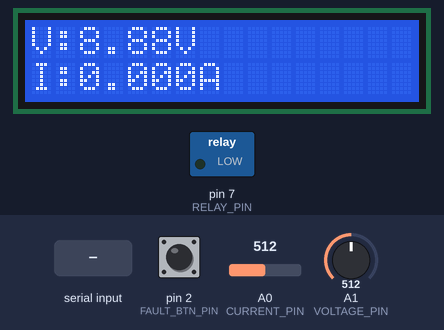
Bench run of a sketch on a simulated Arduino Uno, built with avr-gcc and run on an emulated ATmega328P. Shown: 16×2 character LCD, switched loads named in the sketch (green lamp = pin HIGH). The test bench sets the inputs (shaded band); at power-on: pin 2 (FAULT_BTN_PIN) HIGH, A0 (CURRENT_PIN) = 512, A1 (VOLTAGE_PIN) = 512. What the sketch prints to the serial monitor is not drawn.

Above: at 2.8 s.
2.9 s: pin 2 (FAULT_BTN_PIN) pulled LOW for 0.15 s
At 3.9 s:
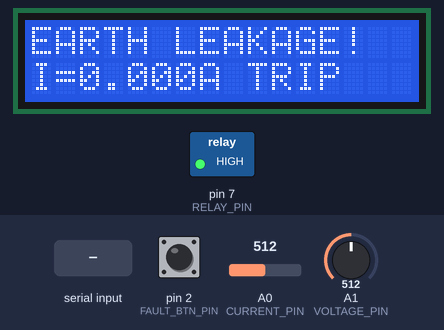
6.0 s: "R" received over Serial
At 7.7 s:
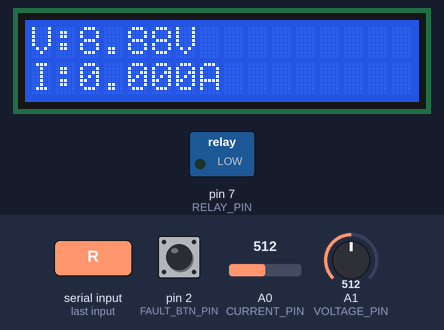
8.0 s: pin 2 (FAULT_BTN_PIN) pulled LOW for 1 s
At 9.4 s:
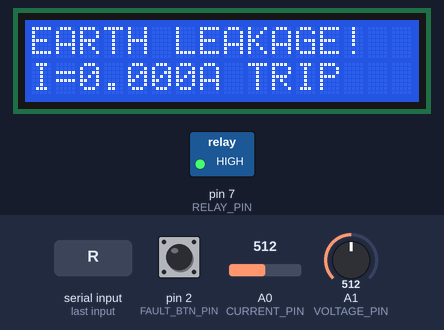
Timing chart, 0 to 11.0 s (numbered marks = the images above; inputs shaded):
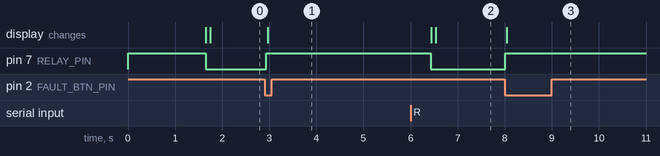

Measured:
- after the input at 2.9 s, pin 7 (RELAY_PIN): LOW → HIGH at once; the display: changes after 0.07 s (image 1)
- after the input at 6.0 s, pin 7 (RELAY_PIN): HIGH → LOW after 0.43 s; the display: first changes after 0.44 s (image 2 shows a later state)
- after the input at 8.0 s, pin 7 (RELAY_PIN): LOW → HIGH at once; the display: changes after 0.05 s (image 3)

The sketch:

smart_alcb.ino
```cpp
/* * Smart Earth Leakage Circuit Breaker (ELCB)
 * Arduino Uno - with Serial JSON output for Web Dashboard
 * * Connections:
 * - ACS712-05B -> A0 (185mV/A)
 * - Relay (Active-Low, NO) -> Pin 7
 * - 16x2 LCD I2C (0x27) -> SDA/SCL
 * - Fault Button -> Pin 2 (INPUT_PULLUP)
 * - Voltage Divider (12k / 4.7k) -> A1
 * - Reset Command from Serial -> 'R' character
 */

#include <Wire.h>
#include <LiquidCrystal_I2C.h>

// ... rest of your variables and setup() code here ...

// ── Pin Definitions ──────────────────────────────────────────────
#define RELAY_PIN       7
#define FAULT_BTN_PIN   2
#define CURRENT_PIN     A0
#define VOLTAGE_PIN     A1

// ── Constants ────────────────────────────────────────────────────
#define RELAY_ON        LOW
#define RELAY_OFF       HIGH
#define SAMPLES         200
#define VOLTAGE_MULT    3.553f
#define ACS_SENSITIVITY 0.185f   // V per Amp (185 mV/A)
#define AREF_VOLTAGE    5.0f
#define ADC_RESOLUTION  1024.0f
#define SERIAL_INTERVAL 500       // ms between JSON sends

// ── LCD ──────────────────────────────────────────────────────────
LiquidCrystal_I2C lcd(0x27, 16, 2);

// ── State ─────────────────────────────────────────────────────────
float   vzero        = 2.5f;
bool    faultState   = false;
float   tripCurrent  = 0.0f;
unsigned long tripTime = 0;
unsigned long lastSerial = 0;

// ── Setup ─────────────────────────────────────────────────────────
void setup() {
  Serial.begin(9600);

  pinMode(RELAY_PIN, OUTPUT);
  pinMode(FAULT_BTN_PIN, INPUT_PULLUP);
  digitalWrite(RELAY_PIN, RELAY_OFF);   // fail-safe OFF on boot

  lcd.init();
  lcd.backlight();
  lcd.setCursor(0, 0); lcd.print(" Smart ELCB v1.0");
  lcd.setCursor(0, 1); lcd.print("  Calibrating...");

  // 2-second zero calibration
  long sum = 0;
  for (int i = 0; i < 500; i++) { sum += analogRead(CURRENT_PIN); delay(2); }
  vzero = (sum / 500.0f) * (AREF_VOLTAGE / ADC_RESOLUTION);

  delay(500);
  lcd.clear();
  digitalWrite(RELAY_PIN, RELAY_ON);   // Energise load

  // Send handshake
  Serial.println("{\"type\":\"boot\",\"status\":\"ready\"}");
}

// ── Helpers ───────────────────────────────────────────────────────
float readCurrent() {
  long sum = 0;
  for (int i = 0; i < SAMPLES; i++) sum += analogRead(CURRENT_PIN);
  float avgVoltage = (sum / (float)SAMPLES) * (AREF_VOLTAGE / ADC_RESOLUTION);
  float current = (avgVoltage - vzero) / ACS_SENSITIVITY;
  return abs(current);
}

float readVoltage() {
  long sum = 0;
  for (int i = 0; i < 50; i++) { sum += analogRead(VOLTAGE_PIN); delay(1); }
  float avgADC = sum / 50.0f;
  return (avgADC * (AREF_VOLTAGE / ADC_RESOLUTION)) * VOLTAGE_MULT;
}

void updateLCD(float voltage, float current) {
  lcd.setCursor(0, 0);
  lcd.print("V:"); lcd.print(voltage, 2); lcd.print("V   ");
  lcd.setCursor(0, 1);
  lcd.print("I:"); lcd.print(current, 3); lcd.print("A   ");
}

void showFaultLCD(float current) {
  lcd.clear();
  lcd.setCursor(0, 0); lcd.print("EARTH LEAKAGE!");
  lcd.setCursor(0, 1); lcd.print("I="); lcd.print(current, 3); lcd.print("A TRIP");
}

void sendJSON(float voltage, float current, bool fault, float trip, unsigned long tTime) {
  Serial.print("{\"type\":\"data\",");
  Serial.print("\"voltage\":"); Serial.print(voltage, 3); Serial.print(",");
  Serial.print("\"current\":"); Serial.print(current, 3); Serial.print(",");
  Serial.print("\"fault\":"); Serial.print(fault ? "true" : "false"); Serial.print(",");
  Serial.print("\"tripCurrent\":"); Serial.print(trip, 3); Serial.print(",");
  Serial.print("\"tripTime\":"); Serial.print(tTime);
  Serial.println("}");
}

// ── Loop ──────────────────────────────────────────────────────────
void loop() {
  // Check for reset command from web dashboard
  if (Serial.available() > 0) {
    char cmd = Serial.read();
    if (cmd == 'R' && faultState) {
      // Software reset (triggers watchdog or re-init)
      faultState  = false;
      tripCurrent = 0.0f;
      tripTime    = 0;
      vzero = 2.5f;
      // Re-calibrate
      long sum = 0;
      for (int i = 0; i < 200; i++) { sum += analogRead(CURRENT_PIN); delay(2); }
      vzero = (sum / 200.0f) * (AREF_VOLTAGE / ADC_RESOLUTION);
      digitalWrite(RELAY_PIN, RELAY_ON);
      lcd.clear();
      Serial.println("{\"type\":\"reset\",\"status\":\"ok\"}");
    }
  }

  if (faultState) {
    showFaultLCD(tripCurrent);
    unsigned long now = millis();
    if (now - lastSerial >= SERIAL_INTERVAL) {
      sendJSON(0.0f, 0.0f, true, tripCurrent, tripTime);
      lastSerial = now;
    }
    return;   // Stay in fault — only serial reset can escape
  }

  // ── Normal Operation ──
  float voltage = readVoltage();
  float current = readCurrent();
  updateLCD(voltage, current);

  // Check fault button (active LOW)
  if (digitalRead(FAULT_BTN_PIN) == LOW) {
    tripCurrent = current;
    tripTime    = millis();
    faultState  = true;
    digitalWrite(RELAY_PIN, RELAY_OFF);
    showFaultLCD(tripCurrent);
    Serial.print("{\"type\":\"fault\",\"tripCurrent\":");
    Serial.print(tripCurrent, 3);
    Serial.print(",\"tripTime\":");
    Serial.print(tripTime);
    Serial.println("}");
    return;
  }

  // Periodic serial update
  unsigned long now = millis();
  if (now - lastSerial >= SERIAL_INTERVAL) {
    sendJSON(voltage, current, false, 0.0f, 0);
    lastSerial = now;
  }
}
```
